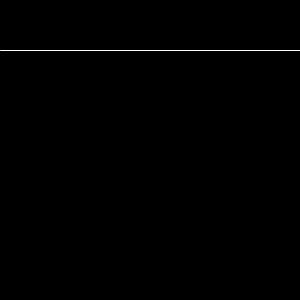
Frame 1 (no input)
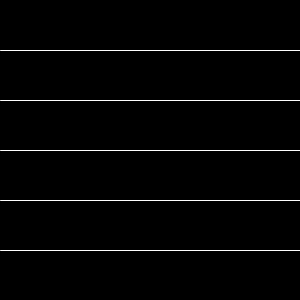
Frame 60 (the mouse pressed at the canvas centre just before this capture)
Frame 120 (the mouse held since frame 60 and released just before this capture): identical to frame 60, image omitted

The Processing sketch that drew these frames (run headless with seeded random() and noise(); from frame 60 on, the mouse is pressed at the canvas centre):

// Processing sketch: ex07_01_b
// ── ex07_01_b.pde
// 다섯 개의 평행선2 (for문 미사용)

int y = 50;

void setup() {
  size(300, 300);
  background(0);
}

void draw() {
  stroke(255);
  line(0, y, width, y);
  y += 50;
}
